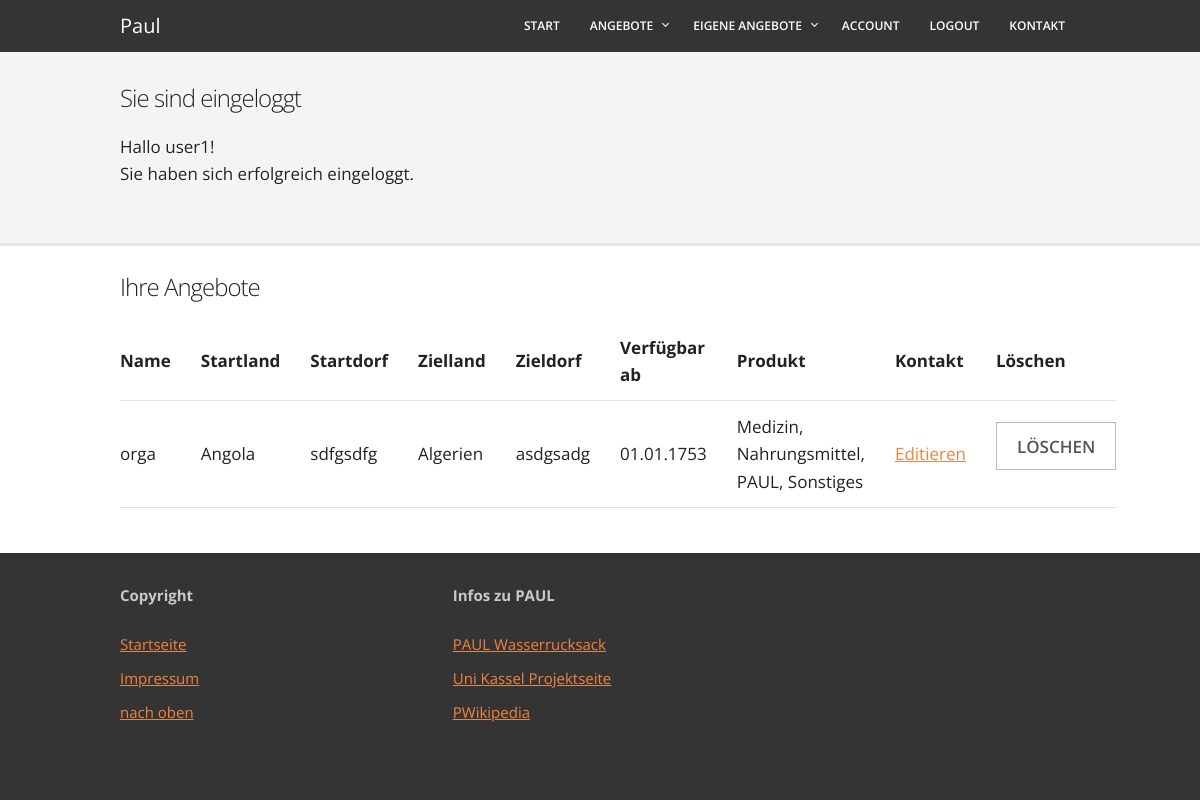
Screenshot of /AngebotEditieren/list_Own_Deliver.php (signed in) with the database file from the repository.
### tables this page shows
CREATE TABLE `deliverer_offer` (
  `ID` int(11) NOT NULL,
  `offerer` char(50) NOT NULL,
  `eMail` char(50) NOT NULL,
  `startCountry` int(11) NOT NULL,
  `startVillage` char(50) NOT NULL,
  `destinationCountry` int(11) NOT NULL,
  `destinationVillage` char(50) NOT NULL,
  `startDate` date NOT NULL,
  `endDate` date NOT NULL,
  `responsibleAcc` int(11) NOT NULL,
  `textField` varchar(3500) DEFAULT NULL
);

CREATE TABLE `countries` (
  `ID` int(11) NOT NULL,
  `abbreviation` char(6) NOT NULL,
  `countryName` char(20) NOT NULL
);

### AngebotEditieren/Edit_HTML_functions.php (called while the page is built, shortened)
<?php
function getOwnDeliverer($accID){
    return "SELECT do.id, do.offerer, c1.countryName as startCountry, do.startVillage, c2.countryName as destCountry, do.destinationVillage, do.startDate, prod.pr "
                          . "FROM "
                          . "(SELECT p.productname as pr, d.ID "
                          . "FROM productsdelivererjoin pdj "
                          . "join products p on pdj.ID_product = p.ID "
                          . "join deliverer_offer d on pdj.ID_delivererOffer = d.ID) prod, deliverer_offer do "
                          . "join countries c1 on do.startCountry = c1.id "
                          . "join countries c2 on do.destinationCountry = c2.ID "
                          . "WHERE prod.ID = do.ID AND do.responsibleAcc = $accID ORDER BY do.ID";
}

### includes/functions.php (called while the page is built, shortened)
<?php
function reformDatetoNormal($date){
    return (new DateTime($date))->format('d.m.Y');
}
?>

### AngebotEditieren/list_Own_Deliver.php (the view, shortened to what this page needs)
<?php
$root = $_SERVER['DOCUMENT_ROOT'];
include_once ($root . "/helping_supplies/template/head.php");
include_once ($root . "/helping_supplies/template/header.php");
$accountID = $_SESSION['accountsId'];
include '../includes/dbConnectPDO.php';
include './Edit_HTML_functions.php';
?>
<div class="container">
    <h3>Ihre Angebote</h3>
        <table style="width: 100%">
            <tr align="left">
                          <th>Name</th>
                          <th>Startland</th>
                          <th>Startdorf</th>
                          <th>Zielland</th>
                          <th>Zieldorf</th>
                          <th>Verfügbar ab</th>
                          <th>Produkt</th>
                          <th>Kontakt</th>
                          <th>Löschen</th>
            </tr>
            <?php
            $statement = getOwnDeliverer($accountID);
                   $id = -1;
                  $test=$db->query($statement);
                  $test->fetch();
                  foreach($iter=$db->query($statement) as $row)
                  {
                      if($id != htmlspecialchars($row['id'])){
                          $id = htmlspecialchars($row['id']);
                          echo "<form onSubmit=\"return\" action=\"" . htmlspecialchars($_SERVER["PHP_SELF"]) . "\" method=\"post\">";
                          echo "<tr align=\"left\">\n";
                          echo "<td>" . htmlspecialchars($row['offerer']) . "</td>\n";
                          echo "<td>" . htmlspecialchars($row['startCountry']) . "</td>\n";
                          echo "<td>" . htmlspecialchars($row['startVillage']) . "</td>\n";
                          echo "<td>" . htmlspecialchars($row['destCountry']) . "</td>\n";
                          echo "<td>" . htmlspecialchars($row['destinationVillage']) . "</td>\n";
                          echo "<td>" . reformDatetoNormal(htmlspecialchars($row['startDate'])) . "</td>\n";
                          echo "<td>";
                          do{
                            echo htmlspecialchars($row['pr']);
                            if(($temp = $test->fetchColumn()) == $id){
                                $row = $iter->fetch();
                                echo ", ";
                            }
                            else {
                                break;
                            }
                          }while(true);
                          echo "</td>\n";
                          echo "<td>" . "<a href= /helping_supplies/AngebotEditieren/edit_Offer_Deliver_HTML.php?id=$id>Editieren</a></td>\n";
                          echo "<td>" . "<input type=\"submit\" value=\"Löschen\" name=\"delete\" onclick=\"return confirm('Eintrag wirklich löschen?');this.parentNode.removeChild(this);\"></td>\n";
                          echo "</tr>";
                          echo "</form>";
                      }
                  }
            ?>
        </table>
</div>
<?php
include_once ($root . "/helping_supplies/template/footer.php");
?>

### template/head.php (shortened to what this page needs)
<?php
$root = $_SERVER['DOCUMENT_ROOT'];
require_once ($root . "/helping_supplies/includes/functions.php");
?>
<!DOCTYPE html>
<html lang="de">
<head>
  <link rel="stylesheet" href="/helping_supplies/css/normalize.css">
  <link rel="stylesheet" href="/helping_supplies/css/skeleton.css">
  <link rel="stylesheet" href="/helping_supplies/css/style.css">
</head>
<body>

### template/header.php (shortened to what this page needs)
<div class="container" style="margin-top:-52px;">
    <a class="logo" href="/helping_supplies/index.php">Paul</a>
    <div id='cssmenu'>
        <ul>
            <li><a href='/helping_supplies/index.php'>Start</a></li>
            <li class='has-sub'><a href='#'>Angebote</a>
            </li>
            <?php
            if (isset($_SESSION['accountsId'])) {
                ?>
                <li class='has-sub'><a href='#'>Eigene Angebote</a>
                </li>
                <li><a href='#'>Account</a></li>
                <li><a href='/helping_supplies/registration/logout.php'>Logout</a></li>
                <?php
            } else {
                ?>
                <li><a href='/helping_supplies/registration/login.php'>Login</a></li>
                <li><a href='/helping_supplies/registration/reg.php'>Regestrieren</a></li>
                <?php
            }
            ?>
            <li><a href='#'>Kontakt</a></li>
        </ul>
    </div>
</div>
<?php
if (strpos(getcwd(), 'registration') == false) {
    include($root . "/helping_supplies/template/infobox.php");
}

### template/infobox.php (shortened to what this page needs)
<?php
$up = "<div id='jumbotron'>
    <div class=\"container\">";
$down = "   </div>
</div>";
if (isset($_SESSION['reglog'])) {
    if ($_SESSION['reglog'] != "") {
        $message = "";
        if ($_SESSION['reglog'] == "login") {
            $messageAdmin = "";
            $message = "<h3>Sie sind eingeloggt</h3>
            <p>
                Hallo " . $_SESSION['accountsUsername'] . "! <br> Sie haben sich erfolgreich " . $messageAdmin . " eingeloggt.
            </p>";
        } elseif ($_SESSION['reglog'] == "reg") {
            $message = "<h3>Registrierung</h3>
            <p>
            Um die Registrierung abzuschließen, rufen Sie Ihr E-Mail-Postfach ab und klicken Sie auf den Aktivierungslink in der soeben an Sie versandten E-Mail.
            </p>";
            session_destroy();
        }  elseif ($_SESSION['reglog'] == "reg-false") {
            $message = "<h3>Registrierung</h3>
            <p>
            Dieser Aktivierungslink ist nicht gültig.
            </p>";
            session_destroy();
        } elseif ($_SESSION['reglog'] == "logout") {
            $message = "<h3>Logout</h3>
            <p>
            Sie haben sich erfolgreich ausgeloggt.
            </p>";
            session_destroy();
        }
    } else {
        $up = "";
        $message = "";
        $down = "";
    }
}
echo $up;
echo$message;
echo $down;
?>

### template/footer.php
<div id='footer'>
    <div class="container">
        <div class="row">
            <div class="one-third column value">
                <p><strong>Copyright</strong></p>
                <ul>
                    <li><a href="#">Startseite</a></li>
                    <li><a href="#">Impressum</a></li>
                    <li><a href="#">nach oben</a></li>
                </ul>
            </div>
            <div class="one-third column value">
                <p><strong>Infos zu PAUL</strong></p>
                <ul>
                    <li><a href="http://www.waterbackpack.org/" target="_blank">PAUL Wasserrucksack</a></li>
                    <li><a href="https://www.uni-kassel.de/fb14bau/institute/iwau/siedlungswasserwirtschaft/paul-wasserrucksack.html" target="_blank">Uni Kassel Projektseite</a></li>
                    <li><a href="https://de.wikipedia.org/wiki/Wasserrucksack" target="_blank">PWikipedia</a></li>
                </ul>
            </div>
        </div>
    </div>
</div>
</body>
</html>

### css/skeleton.css (style rules this page uses)
.container { position: relative; width: 100%; max-width: 960px; margin: 0 auto; padding: 0 20px; box-sizing: border-box; }
.column, .columns { width: 100%; float: left; box-sizing: border-box; }
@media (min-width: 400px) { .container { width: 85%; padding: 0; } }
@media (min-width: 550px) { .container { width: 80%; } }
@media (min-width: 550px) { .column, .columns { margin-left: 4%; } }
@media (min-width: 550px) { .column:first-child, .columns:first-child { margin-left: 0; } }
@media (min-width: 550px) { .one-third.column { width: 30.6666666667%; } }
html { font-size: 62.5%; }
body { font-size: 1.7em; line-height: 1.6; font-weight: 400; font-family: 'Open Sans', "HelveticaNeue", "Helvetica Neue", Helvetica, Arial, sans-serif; color: #222; }
h1, h2, h3, h4, h5, h6 { margin-top: 0; margin-bottom: 2rem; font-weight: 300; }
h3 { font-size: 2.4rem; line-height: 1.3; letter-spacing: -.1rem; }
p { margin-top: 0; }
a { color: #eb8541; }
.button, button, input[type="submit"], input[type="reset"], input[type="button"] { display: inline-block; height: 48px; padding: 0 20px; color: #555; text-align: center; font-weight: 600; line-height: 48px; text-transform: uppercase; text-decoration: none; white-space: nowrap; background-color: transparent; border: 1px solid #bbb; cursor: pointer; box-sizing: border-box; }
ul { list-style: square inside; }
ol, ul { padding-left: 0; margin-top: 0; }
li { margin-bottom: 1rem; }
th, td { padding: 12px 15px; text-align: left; border-bottom: 1px solid #E1E1E1; }
th:first-child, td:first-child { padding-left: 0; }
th:last-child, td:last-child { padding-right: 0; }
input, textarea, select, fieldset { margin-bottom: 1.5rem; }
pre, blockquote, dl, figure, table, p, ul, ol, form { margin-bottom: 2.5rem; }
.container:after, .row:after, .u-cf { content: ""; display: table; clear: both; }

### css/style.css (style rules this page uses)
.logo { color: #fff; text-decoration: none; font-size: 2.0rem; padding: 0; margin: 0; position: relative; top: 1rem; }
#jumbotron { background-color: #f4f4f4; border-bottom: 3px solid #e8e8e8; margin-bottom: 2.0rem; text-align: left; padding: 3.0rem 0; text-shadow: 1px 1px 0px rgba(255, 255, 255, 1); }
#footer { height: auto; background: #343434; margin-top: 2.0rem; padding: 3.0rem 0; color: #c9c9c9; box-shadow: 0px 500px 0px 500px #343434; font-size: 1.5rem; }
#footer ul { list-style: none; }
#cssmenu, #cssmenu ul, #cssmenu ul li, #cssmenu ul li a, #cssmenu #menu-button { margin: 0; padding: 0; border: 0; list-style: none; line-height: 1; font-weight: 600; text-transform: uppercase; display: block; position: relative; -webkit-box-sizing: border-box; -moz-box-sizing: border-box; box-sizing: border-box; }
#cssmenu:after, #cssmenu > ul:after { content: "."; display: block; clear: both; visibility: hidden; line-height: 0; height: 0; }
#cssmenu { z-index:1000; float: right; width: auto; line-height: 1; background: #343434; }
#cssmenu > ul > li { float: left; }
#cssmenu > ul > li > a { padding: 20px 15px; font-size: 12px; text-decoration: none; color: #fff; -webkit-transition: color .2s ease; -moz-transition: color .2s ease; -ms-transition: color .2s ease; -o-transition: color .2s ease; transition: color .2s ease; }
#cssmenu > ul > li.has-sub > a { padding-right: 25px; }
#cssmenu > ul > li.has-sub > a::after { position: absolute; top: 21px; right: 10px; width: 4px; height: 4px; border-bottom: 1px solid #fff; border-right: 1px solid #fff; content: ""; -webkit-transform: rotate(45deg); -moz-transform: rotate(45deg); -ms-transform: rotate(45deg); -o-transform: rotate(45deg); transform: rotate(45deg); -webkit-transition: border-color 0.2s ease; -moz-transition: border-color 0.2s ease; -ms-transition: border-color 0.2s ease; -o-transition: border-color 0.2s ease; transition: border-color 0.2s ease; }

### rows the page displays
deliverer_offer: offerer "orga", startCountry.countryName "Angola", startVillage "sdfgsdfg", destinationCountry.countryName "Algerien", destinationVillage "asdgsadg", startDate "01.01.1753", pr "Medizin", pr "Nahrungsmittel", pr "PAUL", pr "Sonstiges"

### other values shown
$_SESSION['accountsUsername'] "user1"
